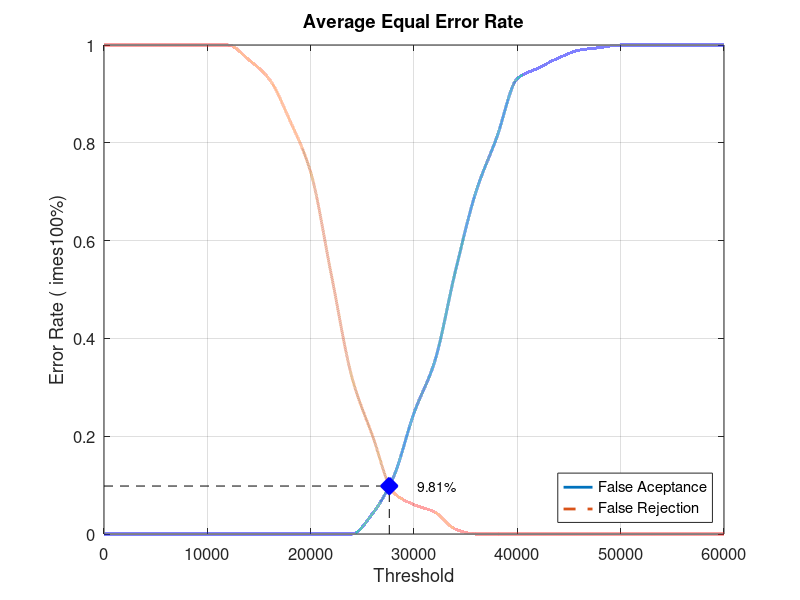
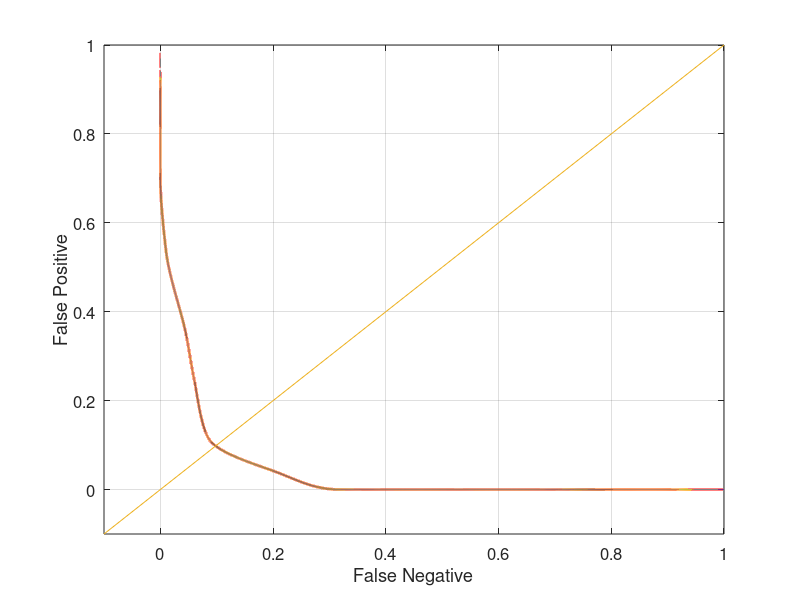

Source code (MATLAB) for these figures, in order:
close all;
clear;
clc;
x = 0:2000:60000;
xq = 0:0.5:60000;

y0 = [0 0 0 0 0 0 0 0 0 0 0 0 0 0.0421053 0.115789 0.247368 0.352632 0.536842 0.7 0.810526 0.931579 0.952632 0.973684 0.989474 0.994737 1 1 1 1 1 1]
yy0 = interp1(x, y0, xq, 'pchip');
y1 = [1 1 1 1 1 1 1 0.97 0.93 0.845 0.74 0.53 0.32 0.2 0.085 0.06 0.045 0.01 0 0 0 0 0 0 0 0 0 0 0 0 0]
yy1 = interp1(x, y1, xq, 'pchip');

% Calculating EER: 
y2 = abs(y0 - y1);
find(y2 == min(y2))
yy2 = abs(yy0 - yy1);
xEER = find(yy2 == min(yy2));
xEERIndex = xq(xEER) % X-axis EER
yEER = yy0(xEER) % Y-axis EER

main = figure
plot(xq, yy0,'-','LineWidth', 2);	hold on
plot(xq, yy1,'--','LineWidth', 2);	hold on
plot([xEERIndex xEERIndex], [0 yEER], 'k--');	hold on
plot([0 xEERIndex], [yEER yEER], 'k--');	hold on
plot(xEERIndex, yEER, 'bx', 'LineWidth', 10);	hold on
text(xEERIndex + 10 * xEERIndex / 100, yEER, [num2str(round((10000 * yEER)) / 100) '%'])
legend('False Aceptance', 'False Rejection', 'Location', 'SouthEast')
xlabel('Threshold')
ylabel('Error Rate (	imes100%)')
title('Average Equal Error Rate')
set(gca, 'FontSize', 12)
axis([0 60000 0 1])
grid on

print(main, 'Database1_4Main', '-dpng');
FNRxFPR = figure('Color', [1 1 1]);
plot(yy1, yy0, '-', yy1, yy0, 'LineWidth', 2);
hold on
y = -0.1:0.1:1
plot(y, y); 
set(gca, 'FontSize', 12)
xlabel('False Negative')
ylabel('False Positive')
axis([-0.1 1 -0.1 1])
set(gca, 'FontSize', 12)
grid on

print(FNRxFPR, 'Database1_4FNRxFPR','-dpng');
